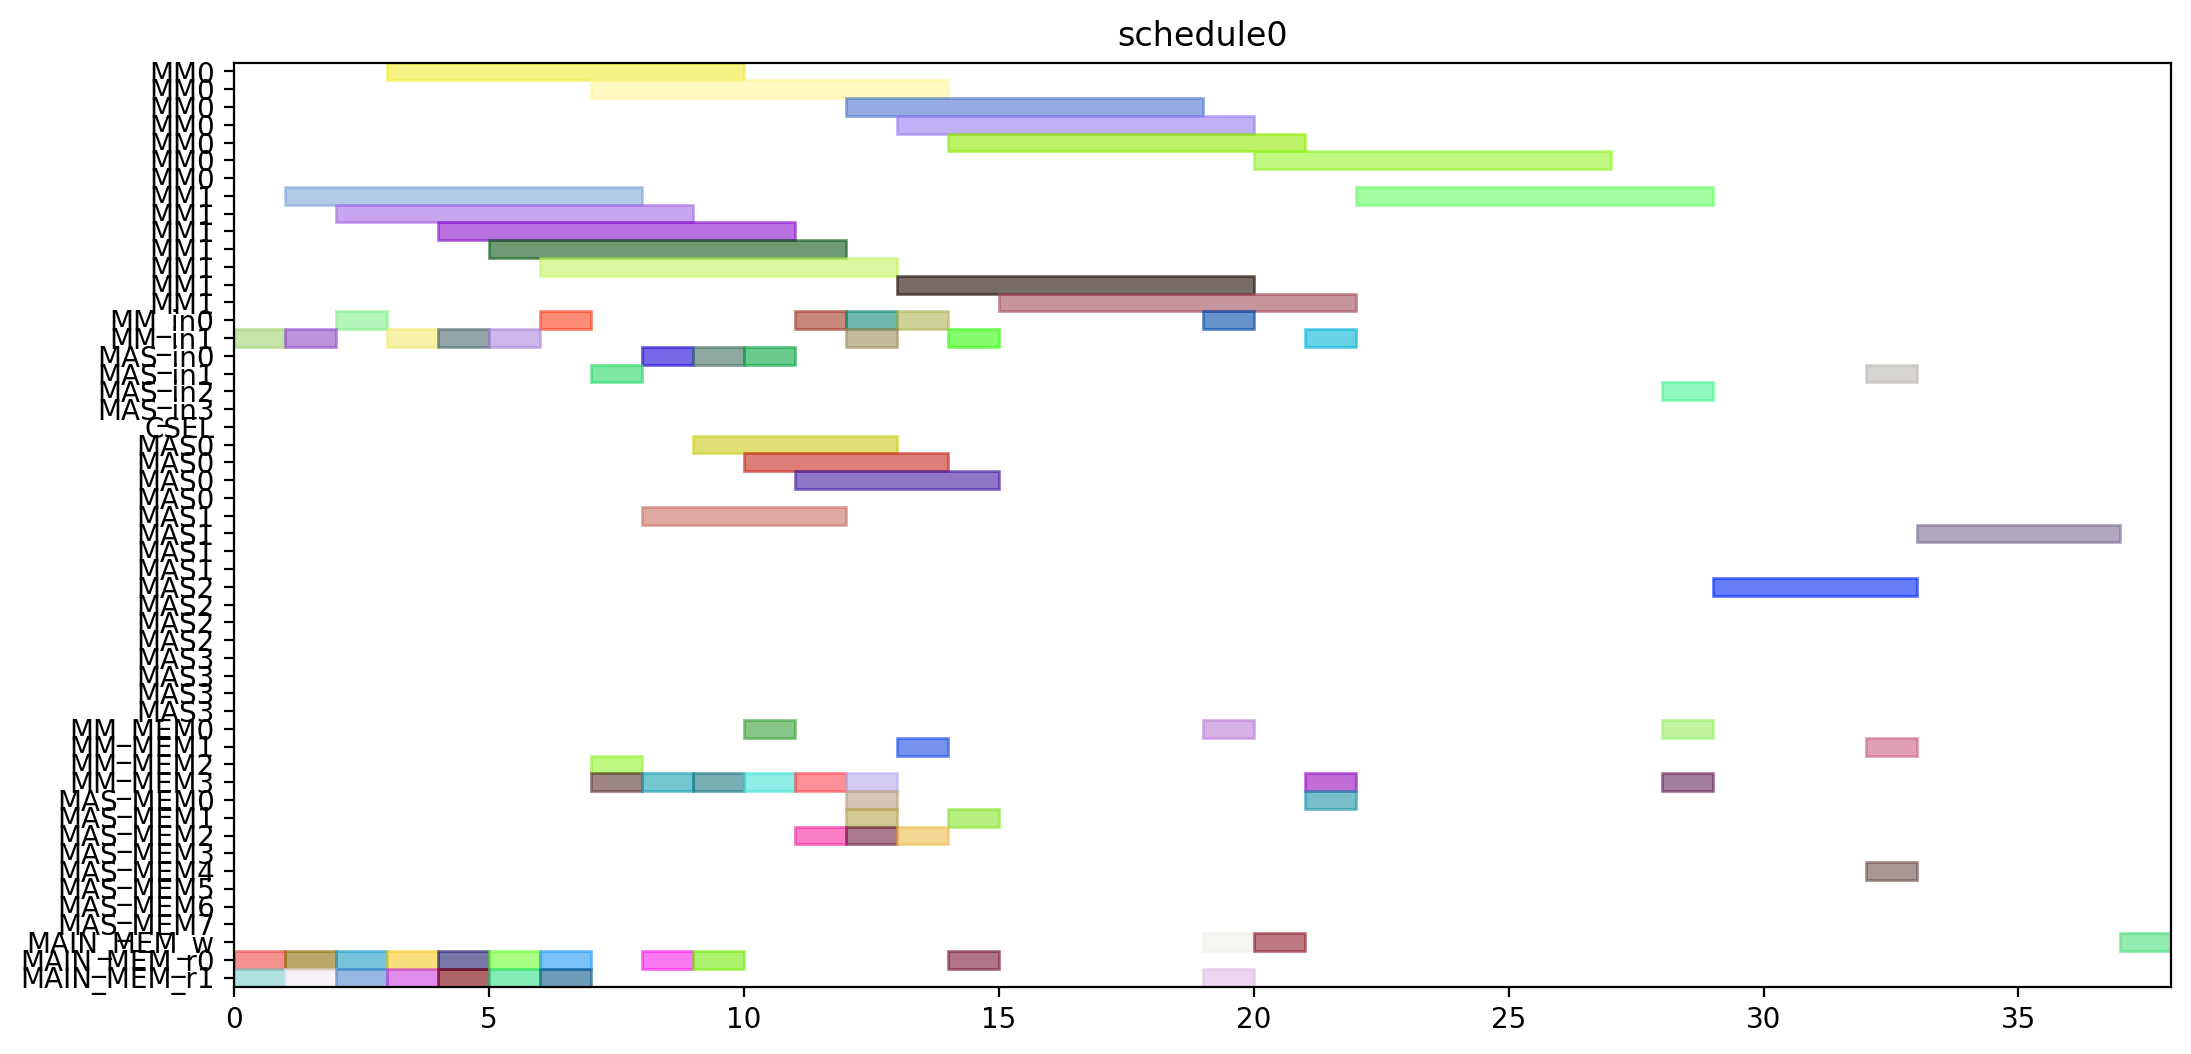

The script that drew this image:
from pyschedule import Scenario, solvers, plotters, alt


def solve():
	horizon = 120
	S = Scenario("schedule0", horizon=horizon)

	# resource
	MM = S.Resources('MM', num=2, size=7)
	MM_in = S.Resources('MM_in', num=2)
	MAS_in = S.Resources('MAS_in', num=4)
	CSEL = S.Resource('CSEL')
	MAS = S.Resources('MAS', num=4, size=4, periods=range(1, horizon))
	MM_MEM = S.Resources('MM_MEM', num=4)
	MAS_MEM = S.Resources('MAS_MEM', num=8)
	MAIN_MEM_w = S.Resource('MAIN_MEM_w', size=1)
	MAIN_MEM_r = S.Resources('MAIN_MEM_r', num=2)

	# result of previous scheduling

	# new tasks
	r1 = S.Task('r1', length=7, delay_cost=1)
	r1 += alt(MM)
	r1_in = S.Task('r1_in', length=1, delay_cost=1)
	r1_in += alt(MM_in)
	S += r1_in*MM_in[0]<=r1*MM[0]
	S += r1_in*MM_in[1]<=r1*MM[1]
	r1_mem0 = S.Task('r1_mem0', length=1, delay_cost=1)
	r1_mem0 += MAIN_MEM_r[0]
	S += r1_mem0 <= r1

	r1_mem1 = S.Task('r1_mem1', length=1, delay_cost=1)
	r1_mem1 += MAIN_MEM_r[1]
	S += r1_mem1 <= r1

	r3 = S.Task('r3', length=7, delay_cost=1)
	r3 += alt(MM)
	r3_in = S.Task('r3_in', length=1, delay_cost=1)
	r3_in += alt(MM_in)
	S += r3_in*MM_in[0]<=r3*MM[0]
	S += r3_in*MM_in[1]<=r3*MM[1]
	r3_mem0 = S.Task('r3_mem0', length=1, delay_cost=1)
	r3_mem0 += MAIN_MEM_r[0]
	S += r3_mem0 <= r3

	r3_mem1 = S.Task('r3_mem1', length=1, delay_cost=1)
	r3_mem1 += MAIN_MEM_r[1]
	S += r3_mem1 <= r3

	r4 = S.Task('r4', length=7, delay_cost=1)
	r4 += alt(MM)
	r4_in = S.Task('r4_in', length=1, delay_cost=1)
	r4_in += alt(MM_in)
	S += r4_in*MM_in[0]<=r4*MM[0]
	S += r4_in*MM_in[1]<=r4*MM[1]
	r4_mem0 = S.Task('r4_mem0', length=1, delay_cost=1)
	r4_mem0 += MAIN_MEM_r[0]
	S += r4_mem0 <= r4

	r4_mem1 = S.Task('r4_mem1', length=1, delay_cost=1)
	r4_mem1 += MAIN_MEM_r[1]
	S += r4_mem1 <= r4

	r5 = S.Task('r5', length=7, delay_cost=1)
	r5 += alt(MM)
	r5_in = S.Task('r5_in', length=1, delay_cost=1)
	r5_in += alt(MM_in)
	S += r5_in*MM_in[0]<=r5*MM[0]
	S += r5_in*MM_in[1]<=r5*MM[1]
	r5_mem0 = S.Task('r5_mem0', length=1, delay_cost=1)
	r5_mem0 += MAIN_MEM_r[0]
	S += r5_mem0 <= r5

	r5_mem1 = S.Task('r5_mem1', length=1, delay_cost=1)
	r5_mem1 += MAIN_MEM_r[1]
	S += r5_mem1 <= r5

	r6 = S.Task('r6', length=7, delay_cost=1)
	r6 += alt(MM)
	r6_in = S.Task('r6_in', length=1, delay_cost=1)
	r6_in += alt(MM_in)
	S += r6_in*MM_in[0]<=r6*MM[0]
	S += r6_in*MM_in[1]<=r6*MM[1]
	r6_mem0 = S.Task('r6_mem0', length=1, delay_cost=1)
	r6_mem0 += MAIN_MEM_r[0]
	S += r6_mem0 <= r6

	r6_mem1 = S.Task('r6_mem1', length=1, delay_cost=1)
	r6_mem1 += MAIN_MEM_r[1]
	S += r6_mem1 <= r6

	r12 = S.Task('r12', length=7, delay_cost=1)
	r12 += alt(MM)
	r12_in = S.Task('r12_in', length=1, delay_cost=1)
	r12_in += alt(MM_in)
	S += r12_in*MM_in[0]<=r12*MM[0]
	S += r12_in*MM_in[1]<=r12*MM[1]
	r12_mem0 = S.Task('r12_mem0', length=1, delay_cost=1)
	r12_mem0 += MAIN_MEM_r[0]
	S += r12_mem0 <= r12

	r12_mem1 = S.Task('r12_mem1', length=1, delay_cost=1)
	r12_mem1 += MAIN_MEM_r[1]
	S += r12_mem1 <= r12

	r13 = S.Task('r13', length=7, delay_cost=1)
	r13 += alt(MM)
	r13_in = S.Task('r13_in', length=1, delay_cost=1)
	r13_in += alt(MM_in)
	S += r13_in*MM_in[0]<=r13*MM[0]
	S += r13_in*MM_in[1]<=r13*MM[1]
	r13_mem0 = S.Task('r13_mem0', length=1, delay_cost=1)
	r13_mem0 += MAIN_MEM_r[0]
	S += r13_mem0 <= r13

	r13_mem1 = S.Task('r13_mem1', length=1, delay_cost=1)
	r13_mem1 += MAIN_MEM_r[1]
	S += r13_mem1 <= r13

	r2 = S.Task('r2', length=4, delay_cost=1)
	r2 += alt(MAS)
	r2_in = S.Task('r2_in', length=1, delay_cost=1)
	r2_in += alt(MAS_in)
	S += r2_in*MAS_in[0]<=r2*MAS[0]

	S += r2_in*MAS_in[1]<=r2*MAS[1]

	S += r2_in*MAS_in[2]<=r2*MAS[2]

	S += r2_in*MAS_in[3]<=r2*MAS[3]

	r2_mem0 = S.Task('r2_mem0', length=1, delay_cost=1)
	r2_mem0 += alt(MM_MEM)
	S += (r1*MM[0])-1 < r2_mem0*MM_MEM[0]
	S += (r1*MM[1])-1 < r2_mem0*MM_MEM[2]
	S += r2_mem0 <= r2

	r2_mem1 = S.Task('r2_mem1', length=1, delay_cost=1)
	r2_mem1 += alt(MM_MEM)
	S += (r1*MM[0])-1 < r2_mem1*MM_MEM[1]
	S += (r1*MM[1])-1 < r2_mem1*MM_MEM[3]
	S += r2_mem1 <= r2

	r7 = S.Task('r7', length=4, delay_cost=1)
	r7 += alt(MAS)
	r7_in = S.Task('r7_in', length=1, delay_cost=1)
	r7_in += alt(MAS_in)
	S += r7_in*MAS_in[0]<=r7*MAS[0]

	S += r7_in*MAS_in[1]<=r7*MAS[1]

	S += r7_in*MAS_in[2]<=r7*MAS[2]

	S += r7_in*MAS_in[3]<=r7*MAS[3]

	r7_mem0 = S.Task('r7_mem0', length=1, delay_cost=1)
	r7_mem0 += alt(MM_MEM)
	S += (r5*MM[0])-1 < r7_mem0*MM_MEM[0]
	S += (r5*MM[1])-1 < r7_mem0*MM_MEM[2]
	S += r7_mem0 <= r7

	r7_mem1 = S.Task('r7_mem1', length=1, delay_cost=1)
	r7_mem1 += alt(MM_MEM)
	S += (r6*MM[0])-1 < r7_mem1*MM_MEM[1]
	S += (r6*MM[1])-1 < r7_mem1*MM_MEM[3]
	S += r7_mem1 <= r7

	r8 = S.Task('r8', length=4, delay_cost=1)
	r8 += alt(MAS)
	r8_in = S.Task('r8_in', length=1, delay_cost=1)
	r8_in += alt(MAS_in)
	S += r8_in*MAS_in[0]<=r8*MAS[0]

	S += r8_in*MAS_in[1]<=r8*MAS[1]

	S += r8_in*MAS_in[2]<=r8*MAS[2]

	S += r8_in*MAS_in[3]<=r8*MAS[3]

	r8_mem0 = S.Task('r8_mem0', length=1, delay_cost=1)
	r8_mem0 += MAIN_MEM_r[0]
	S += r8_mem0 <= r8

	r8_mem1 = S.Task('r8_mem1', length=1, delay_cost=1)
	r8_mem1 += alt(MM_MEM)
	S += (r4*MM[0])-1 < r8_mem1*MM_MEM[1]
	S += (r4*MM[1])-1 < r8_mem1*MM_MEM[3]
	S += r8_mem1 <= r8

	r10 = S.Task('r10', length=4, delay_cost=1)
	r10 += alt(MAS)
	r10_in = S.Task('r10_in', length=1, delay_cost=1)
	r10_in += alt(MAS_in)
	S += r10_in*MAS_in[0]<=r10*MAS[0]

	S += r10_in*MAS_in[1]<=r10*MAS[1]

	S += r10_in*MAS_in[2]<=r10*MAS[2]

	S += r10_in*MAS_in[3]<=r10*MAS[3]

	r10_mem0 = S.Task('r10_mem0', length=1, delay_cost=1)
	r10_mem0 += MAIN_MEM_r[0]
	S += r10_mem0 <= r10

	r10_mem1 = S.Task('r10_mem1', length=1, delay_cost=1)
	r10_mem1 += alt(MM_MEM)
	S += (r4*MM[0])-1 < r10_mem1*MM_MEM[1]
	S += (r4*MM[1])-1 < r10_mem1*MM_MEM[3]
	S += r10_mem1 <= r10

	r9 = S.Task('r9', length=7, delay_cost=1)
	r9 += alt(MM)
	r9_in = S.Task('r9_in', length=1, delay_cost=1)
	r9_in += alt(MM_in)
	S += r9_in*MM_in[0]<=r9*MM[0]
	S += r9_in*MM_in[1]<=r9*MM[1]
	r9_mem0 = S.Task('r9_mem0', length=1, delay_cost=1)
	r9_mem0 += MAIN_MEM_r[0]
	S += r9_mem0 <= r9

	r9_mem1 = S.Task('r9_mem1', length=1, delay_cost=1)
	r9_mem1 += alt(MAS_MEM)
	S += (r7*MAS[0])-1 < r9_mem1*MAS_MEM[1]
	S += (r7*MAS[1])-1 < r9_mem1*MAS_MEM[3]
	S += (r7*MAS[2])-1 < r9_mem1*MAS_MEM[5]
	S += (r7*MAS[3])-1 < r9_mem1*MAS_MEM[7]
	S += r9_mem1 <= r9

	r11 = S.Task('r11', length=7, delay_cost=1)
	r11 += alt(MM)
	r11_in = S.Task('r11_in', length=1, delay_cost=1)
	r11_in += alt(MM_in)
	S += r11_in*MM_in[0]<=r11*MM[0]
	S += r11_in*MM_in[1]<=r11*MM[1]
	r11_mem0 = S.Task('r11_mem0', length=1, delay_cost=1)
	r11_mem0 += alt(MAS_MEM)
	S += (r10*MAS[0])-1 < r11_mem0*MAS_MEM[0]
	S += (r10*MAS[1])-1 < r11_mem0*MAS_MEM[2]
	S += (r10*MAS[2])-1 < r11_mem0*MAS_MEM[4]
	S += (r10*MAS[3])-1 < r11_mem0*MAS_MEM[6]
	S += r11_mem0 <= r11

	r11_mem1 = S.Task('r11_mem1', length=1, delay_cost=1)
	r11_mem1 += alt(MAS_MEM)
	S += (r10*MAS[0])-1 < r11_mem1*MAS_MEM[1]
	S += (r10*MAS[1])-1 < r11_mem1*MAS_MEM[3]
	S += (r10*MAS[2])-1 < r11_mem1*MAS_MEM[5]
	S += (r10*MAS[3])-1 < r11_mem1*MAS_MEM[7]
	S += r11_mem1 <= r11

	PX_new = S.Task('PX_new', length=7, delay_cost=1)
	PX_new += alt(MM)
	PX_new_in = S.Task('PX_new_in', length=1, delay_cost=1)
	PX_new_in += alt(MM_in)
	S += PX_new_in*MM_in[0]<=PX_new*MM[0]
	S += PX_new_in*MM_in[1]<=PX_new*MM[1]
	S += 0<PX_new

	PX_new_w = S.Task('PX_new_w', length=1, delay_cost=1)
	PX_new_w += alt(MAIN_MEM_w)
	S += PX_new <= PX_new_w

	PX_new_mem0 = S.Task('PX_new_mem0', length=1, delay_cost=1)
	PX_new_mem0 += alt(MAS_MEM)
	S += (r2*MAS[0])-1 < PX_new_mem0*MAS_MEM[0]
	S += (r2*MAS[1])-1 < PX_new_mem0*MAS_MEM[2]
	S += (r2*MAS[2])-1 < PX_new_mem0*MAS_MEM[4]
	S += (r2*MAS[3])-1 < PX_new_mem0*MAS_MEM[6]
	S += PX_new_mem0 <= PX_new

	PX_new_mem1 = S.Task('PX_new_mem1', length=1, delay_cost=1)
	PX_new_mem1 += alt(MM_MEM)
	S += (r12*MM[0])-1 < PX_new_mem1*MM_MEM[1]
	S += (r12*MM[1])-1 < PX_new_mem1*MM_MEM[3]
	S += PX_new_mem1 <= PX_new

	r14 = S.Task('r14', length=7, delay_cost=1)
	r14 += alt(MM)
	r14_in = S.Task('r14_in', length=1, delay_cost=1)
	r14_in += alt(MM_in)
	S += r14_in*MM_in[0]<=r14*MM[0]
	S += r14_in*MM_in[1]<=r14*MM[1]
	r14_mem0 = S.Task('r14_mem0', length=1, delay_cost=1)
	r14_mem0 += alt(MAS_MEM)
	S += (r2*MAS[0])-1 < r14_mem0*MAS_MEM[0]
	S += (r2*MAS[1])-1 < r14_mem0*MAS_MEM[2]
	S += (r2*MAS[2])-1 < r14_mem0*MAS_MEM[4]
	S += (r2*MAS[3])-1 < r14_mem0*MAS_MEM[6]
	S += r14_mem0 <= r14

	r14_mem1 = S.Task('r14_mem1', length=1, delay_cost=1)
	r14_mem1 += alt(MM_MEM)
	S += (r3*MM[0])-1 < r14_mem1*MM_MEM[1]
	S += (r3*MM[1])-1 < r14_mem1*MM_MEM[3]
	S += r14_mem1 <= r14

	Z1_new = S.Task('Z1_new', length=7, delay_cost=1)
	Z1_new += alt(MM)
	Z1_new_in = S.Task('Z1_new_in', length=1, delay_cost=1)
	Z1_new_in += alt(MM_in)
	S += Z1_new_in*MM_in[0]<=Z1_new*MM[0]
	S += Z1_new_in*MM_in[1]<=Z1_new*MM[1]
	S += 0<Z1_new

	Z1_new_w = S.Task('Z1_new_w', length=1, delay_cost=1)
	Z1_new_w += alt(MAIN_MEM_w)
	S += Z1_new <= Z1_new_w

	Z1_new_mem0 = S.Task('Z1_new_mem0', length=1, delay_cost=1)
	Z1_new_mem0 += alt(MAS_MEM)
	S += (r2*MAS[0])-1 < Z1_new_mem0*MAS_MEM[0]
	S += (r2*MAS[1])-1 < Z1_new_mem0*MAS_MEM[2]
	S += (r2*MAS[2])-1 < Z1_new_mem0*MAS_MEM[4]
	S += (r2*MAS[3])-1 < Z1_new_mem0*MAS_MEM[6]
	S += Z1_new_mem0 <= Z1_new

	Z1_new_mem1 = S.Task('Z1_new_mem1', length=1, delay_cost=1)
	Z1_new_mem1 += alt(MM_MEM)
	S += (r13*MM[0])-1 < Z1_new_mem1*MM_MEM[1]
	S += (r13*MM[1])-1 < Z1_new_mem1*MM_MEM[3]
	S += Z1_new_mem1 <= Z1_new

	r15 = S.Task('r15', length=7, delay_cost=1)
	r15 += alt(MM)
	r15_in = S.Task('r15_in', length=1, delay_cost=1)
	r15_in += alt(MM_in)
	S += r15_in*MM_in[0]<=r15*MM[0]
	S += r15_in*MM_in[1]<=r15*MM[1]
	r15_mem0 = S.Task('r15_mem0', length=1, delay_cost=1)
	r15_mem0 += alt(MAS_MEM)
	S += (r8*MAS[0])-1 < r15_mem0*MAS_MEM[0]
	S += (r8*MAS[1])-1 < r15_mem0*MAS_MEM[2]
	S += (r8*MAS[2])-1 < r15_mem0*MAS_MEM[4]
	S += (r8*MAS[3])-1 < r15_mem0*MAS_MEM[6]
	S += r15_mem0 <= r15

	r15_mem1 = S.Task('r15_mem1', length=1, delay_cost=1)
	r15_mem1 += alt(MM_MEM)
	S += (r9*MM[0])-1 < r15_mem1*MM_MEM[1]
	S += (r9*MM[1])-1 < r15_mem1*MM_MEM[3]
	S += r15_mem1 <= r15

	r16 = S.Task('r16', length=7, delay_cost=1)
	r16 += alt(MM)
	r16_in = S.Task('r16_in', length=1, delay_cost=1)
	r16_in += alt(MM_in)
	S += r16_in*MM_in[0]<=r16*MM[0]
	S += r16_in*MM_in[1]<=r16*MM[1]
	r16_mem0 = S.Task('r16_mem0', length=1, delay_cost=1)
	r16_mem0 += alt(MM_MEM)
	S += (r11*MM[0])-1 < r16_mem0*MM_MEM[0]
	S += (r11*MM[1])-1 < r16_mem0*MM_MEM[2]
	S += r16_mem0 <= r16

	r16_mem1 = S.Task('r16_mem1', length=1, delay_cost=1)
	r16_mem1 += MAIN_MEM_r[1]
	S += r16_mem1 <= r16

	r17 = S.Task('r17', length=4, delay_cost=1)
	r17 += alt(MAS)
	r17_in = S.Task('r17_in', length=1, delay_cost=1)
	r17_in += alt(MAS_in)
	S += r17_in*MAS_in[0]<=r17*MAS[0]

	S += r17_in*MAS_in[1]<=r17*MAS[1]

	S += r17_in*MAS_in[2]<=r17*MAS[2]

	S += r17_in*MAS_in[3]<=r17*MAS[3]

	r17_mem0 = S.Task('r17_mem0', length=1, delay_cost=1)
	r17_mem0 += alt(MM_MEM)
	S += (r14*MM[0])-1 < r17_mem0*MM_MEM[0]
	S += (r14*MM[1])-1 < r17_mem0*MM_MEM[2]
	S += r17_mem0 <= r17

	r17_mem1 = S.Task('r17_mem1', length=1, delay_cost=1)
	r17_mem1 += alt(MM_MEM)
	S += (r15*MM[0])-1 < r17_mem1*MM_MEM[1]
	S += (r15*MM[1])-1 < r17_mem1*MM_MEM[3]
	S += r17_mem1 <= r17

	PY_new = S.Task('PY_new', length=4, delay_cost=1)
	PY_new += alt(MAS)
	PY_new_in = S.Task('PY_new_in', length=1, delay_cost=1)
	PY_new_in += alt(MAS_in)
	S += PY_new_in*MAS_in[0]<=PY_new*MAS[0]

	S += PY_new_in*MAS_in[1]<=PY_new*MAS[1]

	S += PY_new_in*MAS_in[2]<=PY_new*MAS[2]

	S += PY_new_in*MAS_in[3]<=PY_new*MAS[3]

	S += 0<PY_new

	PY_new_w = S.Task('PY_new_w', length=1, delay_cost=1)
	PY_new_w += alt(MAIN_MEM_w)
	S += PY_new <= PY_new_w

	PY_new_mem0 = S.Task('PY_new_mem0', length=1, delay_cost=1)
	PY_new_mem0 += alt(MAS_MEM)
	S += (r17*MAS[0])-1 < PY_new_mem0*MAS_MEM[0]
	S += (r17*MAS[1])-1 < PY_new_mem0*MAS_MEM[2]
	S += (r17*MAS[2])-1 < PY_new_mem0*MAS_MEM[4]
	S += (r17*MAS[3])-1 < PY_new_mem0*MAS_MEM[6]
	S += PY_new_mem0 <= PY_new

	PY_new_mem1 = S.Task('PY_new_mem1', length=1, delay_cost=1)
	PY_new_mem1 += alt(MM_MEM)
	S += (r16*MM[0])-1 < PY_new_mem1*MM_MEM[1]
	S += (r16*MM[1])-1 < PY_new_mem1*MM_MEM[3]
	S += PY_new_mem1 <= PY_new

	solvers.mip.solve(S,msg=1,kind='CPLEX',ratio_gap=1.01)

	solution = [['hoge']*len(S.solution()[1]) for i in range(len(S.solution()))]
	for i in range(len(S.solution())):
		for j in range(len(S.solution()[i])):
			solution[i][j]=str(S.solution()[i][j])
	print(solution)

	cycles = int(solution[-1][3])

	pic_file_name = "/mnt/rose/usr1/fukuda/ABE/multiRAM_multiMAS_16mux/scheduling_result/stage7MM2_stage4MAS4/EP_YRECOVER/schedule0.png"
	if(S.solution() != []):
		plotters.matplotlib.plot(S,img_filename=pic_file_name, show_task_labels=False, fig_size=(cycles*0.25+3, 6))

	return solution
